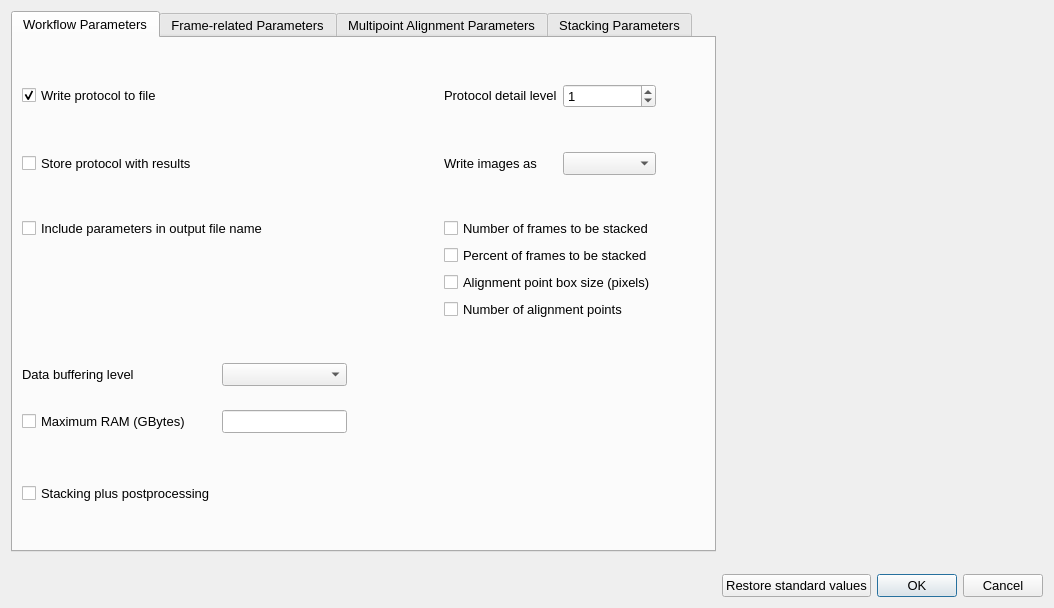
<?xml version="1.0" encoding="UTF-8"?>
<ui version="4.0">
 <class>ConfigurationDialog</class>
 <widget class="QDialog" name="ConfigurationDialog">
  <property name="geometry">
   <rect>
    <x>0</x>
    <y>0</y>
    <width>1054</width>
    <height>608</height>
   </rect>
  </property>
  <property name="font">
   <font>
    <pointsize>10</pointsize>
   </font>
  </property>
  <property name="windowTitle">
   <string>Parameter Configuration</string>
  </property>
  <layout class="QGridLayout" name="GridLayout" columnstretch="5,0,0,0">
   <property name="verticalSpacing">
    <number>22</number>
   </property>
   <item row="2" column="0">
    <spacer name="horizontalSpacer">
     <property name="orientation">
      <enum>Qt::Horizontal</enum>
     </property>
     <property name="sizeHint" stdset="0">
      <size>
       <width>40</width>
       <height>20</height>
      </size>
     </property>
    </spacer>
   </item>
   <item row="2" column="2" colspan="2">
    <widget class="QDialogButtonBox" name="buttonBox">
     <property name="standardButtons">
      <set>QDialogButtonBox::Cancel|QDialogButtonBox::Ok</set>
     </property>
    </widget>
   </item>
   <item row="2" column="1">
    <widget class="QPushButton" name="restore_standard_values">
     <property name="toolTip">
      <string>Reset parameters to original values. In most cases they should give satisfactory results.</string>
     </property>
     <property name="text">
      <string>Restore standard values</string>
     </property>
    </widget>
   </item>
   <item row="0" column="0">
    <widget class="QTabWidget" name="tabWidget">
     <property name="sizePolicy">
      <sizepolicy hsizetype="MinimumExpanding" vsizetype="Expanding">
       <horstretch>0</horstretch>
       <verstretch>0</verstretch>
      </sizepolicy>
     </property>
     <property name="minimumSize">
      <size>
       <width>700</width>
       <height>0</height>
      </size>
     </property>
     <property name="currentIndex">
      <number>0</number>
     </property>
     <widget class="QWidget" name="tab_workflow">
      <attribute name="title">
       <string>Workflow Parameters</string>
      </attribute>
      <layout class="QGridLayout" name="gridLayout" rowstretch="0,0,0,0,0,0,0,0,0,0,0,0,0,0,0,0,0,0,0,0" columnstretch="0,0,0,4,0,0,0,2">
       <item row="11" column="1">
        <spacer name="verticalSpacer_18">
         <property name="orientation">
          <enum>Qt::Vertical</enum>
         </property>
         <property name="sizeHint" stdset="0">
          <size>
           <width>20</width>
           <height>40</height>
          </size>
         </property>
        </spacer>
       </item>
       <item row="0" column="1">
        <spacer name="verticalSpacer_12">
         <property name="orientation">
          <enum>Qt::Vertical</enum>
         </property>
         <property name="sizeHint" stdset="0">
          <size>
           <width>20</width>
           <height>40</height>
          </size>
         </property>
        </spacer>
       </item>
       <item row="7" column="5" colspan="2">
        <widget class="QCheckBox" name="nfs_checkBox">
         <property name="text">
          <string>Number of frames to be stacked</string>
         </property>
        </widget>
       </item>
       <item row="16" column="1">
        <widget class="QCheckBox" name="mr_checkBox">
         <property name="text">
          <string>Maximum RAM (GBytes)</string>
         </property>
        </widget>
       </item>
       <item row="18" column="1">
        <widget class="QCheckBox" name="spp_checkBox">
         <property name="toolTip">
          <string>Postprocess the stacked image immediately after stacking,
rather than in a separate job</string>
         </property>
         <property name="text">
          <string>Stacking plus postprocessing</string>
         </property>
        </widget>
       </item>
       <item row="1" column="6">
        <widget class="QSpinBox" name="gppl_spinBox">
         <property name="maximum">
          <number>2</number>
         </property>
         <property name="value">
          <number>1</number>
         </property>
        </widget>
       </item>
       <item row="8" column="5" colspan="2">
        <widget class="QCheckBox" name="pfs_checkBox">
         <property name="text">
          <string>Percent of frames to be stacked</string>
         </property>
        </widget>
       </item>
       <item row="16" column="2">
        <widget class="QLineEdit" name="mr_lineEdit"/>
       </item>
       <item row="3" column="6">
        <widget class="QComboBox" name="gpif_comboBox"/>
       </item>
       <item row="19" column="1">
        <spacer name="verticalSpacer_20">
         <property name="orientation">
          <enum>Qt::Vertical</enum>
         </property>
         <property name="sizeHint" stdset="0">
          <size>
           <width>20</width>
           <height>40</height>
          </size>
         </property>
        </spacer>
       </item>
       <item row="10" column="5" colspan="2">
        <widget class="QCheckBox" name="nap_checkBox">
         <property name="text">
          <string>Number of alignment points</string>
         </property>
        </widget>
       </item>
       <item row="3" column="1">
        <widget class="QCheckBox" name="gpspwr_checkBox">
         <property name="toolTip">
          <string>Check if for each job the corresponding protocol section should be stored along with the stacked image.</string>
         </property>
         <property name="text">
          <string>Store protocol with results</string>
         </property>
        </widget>
       </item>
       <item row="7" column="1" colspan="2">
        <widget class="QCheckBox" name="ipfn_checkBox">
         <property name="toolTip">
          <string>The user can choose which parameter values are encoded in the name of the stacking output file name.</string>
         </property>
         <property name="text">
          <string>Include parameters in output file name</string>
         </property>
        </widget>
       </item>
       <item row="9" column="5" colspan="2">
        <widget class="QCheckBox" name="apbs_checkBox">
         <property name="text">
          <string>Alignment point box size (pixels)</string>
         </property>
        </widget>
       </item>
       <item row="17" column="1">
        <spacer name="verticalSpacer">
         <property name="orientation">
          <enum>Qt::Vertical</enum>
         </property>
         <property name="sizeHint" stdset="0">
          <size>
           <width>20</width>
           <height>40</height>
          </size>
         </property>
        </spacer>
       </item>
       <item row="12" column="2">
        <widget class="QComboBox" name="gpbl_combobox"/>
       </item>
       <item row="4" column="1">
        <spacer name="verticalSpacer_14">
         <property name="orientation">
          <enum>Qt::Vertical</enum>
         </property>
         <property name="sizeHint" stdset="0">
          <size>
           <width>20</width>
           <height>40</height>
          </size>
         </property>
        </spacer>
       </item>
       <item row="2" column="1">
        <spacer name="verticalSpacer_13">
         <property name="orientation">
          <enum>Qt::Vertical</enum>
         </property>
         <property name="sizeHint" stdset="0">
          <size>
           <width>20</width>
           <height>40</height>
          </size>
         </property>
        </spacer>
       </item>
       <item row="12" column="1">
        <widget class="QLabel" name="gpbl_label_parameter">
         <property name="toolTip">
          <string>Level of data buffering, 0 for no buffering, 4 for buffering all frames and intermediate results.</string>
         </property>
         <property name="text">
          <string>Data buffering level</string>
         </property>
         <property name="alignment">
          <set>Qt::AlignLeading|Qt::AlignLeft|Qt::AlignVCenter</set>
         </property>
        </widget>
       </item>
       <item row="1" column="5">
        <widget class="QLabel" name="gppl_label_parameter">
         <property name="sizePolicy">
          <sizepolicy hsizetype="Preferred" vsizetype="Fixed">
           <horstretch>0</horstretch>
           <verstretch>0</verstretch>
          </sizepolicy>
         </property>
         <property name="toolTip">
          <string>Level of detail of protocol: 0 for nothing, 1 for major steps only, 2 for detailed info.</string>
         </property>
         <property name="text">
          <string>Protocol detail level</string>
         </property>
         <property name="alignment">
          <set>Qt::AlignLeading|Qt::AlignLeft|Qt::AlignVCenter</set>
         </property>
        </widget>
       </item>
       <item row="3" column="5">
        <widget class="QLabel" name="gpif_label_parameter">
         <property name="toolTip">
          <string>Stacked and postprocessed images can be written either in &quot;png&quot;, &quot;tiff&quot; or &quot;fits&quot; format.</string>
         </property>
         <property name="text">
          <string>Write images as</string>
         </property>
         <property name="alignment">
          <set>Qt::AlignLeading|Qt::AlignLeft|Qt::AlignVCenter</set>
         </property>
        </widget>
       </item>
       <item row="1" column="1">
        <widget class="QCheckBox" name="gpwptf_checkBox">
         <property name="toolTip">
          <string>Append a protocol of this program execution to the text file &quot;PlanetarySystemStacker.log&quot; in the user's home directory.</string>
         </property>
         <property name="text">
          <string>Write protocol to file</string>
         </property>
         <property name="checked">
          <bool>true</bool>
         </property>
        </widget>
       </item>
       <item row="1" column="7">
        <spacer name="horizontalSpacer_2">
         <property name="orientation">
          <enum>Qt::Horizontal</enum>
         </property>
         <property name="sizeHint" stdset="0">
          <size>
           <width>40</width>
           <height>20</height>
          </size>
         </property>
        </spacer>
       </item>
       <item row="12" column="4" rowspan="7" colspan="4">
        <widget class="QLabel" name="mr_label">
         <property name="text">
          <string/>
         </property>
         <property name="alignment">
          <set>Qt::AlignLeading|Qt::AlignLeft|Qt::AlignTop</set>
         </property>
         <property name="wordWrap">
          <bool>true</bool>
         </property>
        </widget>
       </item>
      </layout>
     </widget>
     <widget class="QWidget" name="tab_frames">
      <attribute name="title">
       <string>Frame-related Parameters</string>
      </attribute>
      <layout class="QGridLayout" name="gridLayout_2" rowstretch="3,3,3,3,3,0,3,3,3,3,3,3,3,0,0" columnstretch="3,1,2,2,1,2,7">
       <item row="13" column="0">
        <spacer name="verticalSpacer_2">
         <property name="orientation">
          <enum>Qt::Vertical</enum>
         </property>
         <property name="sizeHint" stdset="0">
          <size>
           <width>20</width>
           <height>40</height>
          </size>
         </property>
        </spacer>
       </item>
       <item row="3" column="0">
        <spacer name="verticalSpacer_8">
         <property name="orientation">
          <enum>Qt::Vertical</enum>
         </property>
         <property name="sizeHint" stdset="0">
          <size>
           <width>20</width>
           <height>40</height>
          </size>
         </property>
        </spacer>
       </item>
       <item row="14" column="0">
        <widget class="QCheckBox" name="efs_checkBox">
         <property name="toolTip">
          <string>Include a dialog where the user can select frames which should not be used in the stacking workflow.</string>
         </property>
         <property name="text">
          <string>Dialog to exclude frames from stacking</string>
         </property>
        </widget>
       </item>
       <item row="7" column="2" colspan="2">
        <widget class="QComboBox" name="afm_comboBox">
         <property name="currentText">
          <string/>
         </property>
         <property name="currentIndex">
          <number>-1</number>
         </property>
         <property name="maxVisibleItems">
          <number>2</number>
         </property>
        </widget>
       </item>
       <item row="8" column="0">
        <widget class="QCheckBox" name="afa_checkBox">
         <property name="toolTip">
          <string>Only for &quot;Surface&quot; mode: Identify frame stabilization patch automatically.</string>
         </property>
         <property name="text">
          <string>Automatic frame stabilization</string>
         </property>
         <property name="checked">
          <bool>true</bool>
         </property>
        </widget>
       </item>
       <item row="9" column="0">
        <widget class="QLabel" name="afrsf_label_parameter">
         <property name="toolTip">
          <string>Only for &quot;Surface&quot; mode: Size of the stabilization patch relative to the frame size.</string>
         </property>
         <property name="text">
          <string>Stabilization patch size (% of frame size)</string>
         </property>
        </widget>
       </item>
       <item row="4" column="2" colspan="2">
        <widget class="QSlider" name="fgw_slider_value">
         <property name="minimum">
          <number>1</number>
         </property>
         <property name="maximum">
          <number>6</number>
         </property>
         <property name="singleStep">
          <number>1</number>
         </property>
         <property name="pageStep">
          <number>1</number>
         </property>
         <property name="value">
          <number>4</number>
         </property>
         <property name="sliderPosition">
          <number>4</number>
         </property>
         <property name="orientation">
          <enum>Qt::Horizontal</enum>
         </property>
        </widget>
       </item>
       <item row="12" column="0">
        <widget class="QLabel" name="afafp_label_parameter">
         <property name="toolTip">
          <string>The reference frame for the multipoint alignment is computed as the average of the best frames. This value specifies the number of frames to be used.</string>
         </property>
         <property name="text">
          <string>Percentage of best frames for
reference frame computation</string>
         </property>
        </widget>
       </item>
       <item row="4" column="5">
        <widget class="QLabel" name="fgw_label_display">
         <property name="text">
          <string>TextLabel</string>
         </property>
        </widget>
       </item>
       <item row="4" column="4">
        <spacer name="horizontalSpacer_5">
         <property name="orientation">
          <enum>Qt::Horizontal</enum>
         </property>
         <property name="sizeHint" stdset="0">
          <size>
           <width>36</width>
           <height>20</height>
          </size>
         </property>
        </spacer>
       </item>
       <item row="9" column="5">
        <widget class="QLabel" name="afrsf_label_display">
         <property name="text">
          <string>TextLabel</string>
         </property>
        </widget>
       </item>
       <item row="11" column="0">
        <spacer name="verticalSpacer_7">
         <property name="orientation">
          <enum>Qt::Vertical</enum>
         </property>
         <property name="sizeHint" stdset="0">
          <size>
           <width>20</width>
           <height>40</height>
          </size>
         </property>
        </spacer>
       </item>
       <item row="12" column="5">
        <widget class="QLabel" name="afafp_label_display">
         <property name="text">
          <string>TextLabel</string>
         </property>
        </widget>
       </item>
       <item row="10" column="5">
        <widget class="QLabel" name="afsw_label_display">
         <property name="text">
          <string>TextLabel</string>
         </property>
        </widget>
       </item>
       <item row="4" column="0">
        <widget class="QLabel" name="fgw_label_parameter">
         <property name="toolTip">
          <string>In the presence of noise in the image, shift detection between frames can be misled by spurious local minima.
Gaussian blur can help finding the global optimum. Try higher values for noisy images.</string>
         </property>
         <property name="text">
          <string>Noise level (add Gaussian blur)</string>
         </property>
        </widget>
       </item>
       <item row="10" column="0">
        <widget class="QLabel" name="afsw_label_parameter">
         <property name="toolTip">
          <string>Only for &quot;Surface&quot; mode: Maximum allowed shift of consecutive frames per coordinate direction in pixels.</string>
         </property>
         <property name="text">
          <string>Stabilization search width (pixels)</string>
         </property>
        </widget>
       </item>
       <item row="12" column="2" colspan="2">
        <widget class="QSlider" name="afafp_slider_value">
         <property name="minimum">
          <number>3</number>
         </property>
         <property name="maximum">
          <number>30</number>
         </property>
         <property name="singleStep">
          <number>3</number>
         </property>
         <property name="pageStep">
          <number>3</number>
         </property>
         <property name="value">
          <number>6</number>
         </property>
         <property name="orientation">
          <enum>Qt::Horizontal</enum>
         </property>
        </widget>
       </item>
       <item row="4" column="1">
        <spacer name="horizontalSpacer_4">
         <property name="orientation">
          <enum>Qt::Horizontal</enum>
         </property>
         <property name="sizeHint" stdset="0">
          <size>
           <width>40</width>
           <height>25</height>
          </size>
         </property>
        </spacer>
       </item>
       <item row="5" column="0" rowspan="2">
        <spacer name="verticalSpacer_6">
         <property name="orientation">
          <enum>Qt::Vertical</enum>
         </property>
         <property name="sizeHint" stdset="0">
          <size>
           <width>20</width>
           <height>40</height>
          </size>
         </property>
        </spacer>
       </item>
       <item row="0" column="0">
        <spacer name="verticalSpacer_15">
         <property name="orientation">
          <enum>Qt::Vertical</enum>
         </property>
         <property name="sizeHint" stdset="0">
          <size>
           <width>20</width>
           <height>40</height>
          </size>
         </property>
        </spacer>
       </item>
       <item row="1" column="0">
        <widget class="QLabel" name="fdb_label_parameter">
         <property name="toolTip">
          <string>Default debayering pattern used if no other pattern is specified for the current job. This pattern is used in creating master frames as well.</string>
         </property>
         <property name="text">
          <string>Debayering default</string>
         </property>
        </widget>
       </item>
       <item row="9" column="2" colspan="2">
        <widget class="QSlider" name="afrsf_slider_value">
         <property name="minimum">
          <number>5</number>
         </property>
         <property name="maximum">
          <number>80</number>
         </property>
         <property name="singleStep">
          <number>5</number>
         </property>
         <property name="pageStep">
          <number>5</number>
         </property>
         <property name="value">
          <number>25</number>
         </property>
         <property name="sliderPosition">
          <number>25</number>
         </property>
         <property name="orientation">
          <enum>Qt::Horizontal</enum>
         </property>
        </widget>
       </item>
       <item row="10" column="2" colspan="2">
        <widget class="QSlider" name="afsw_slider_value">
         <property name="minimum">
          <number>5</number>
         </property>
         <property name="maximum">
          <number>150</number>
         </property>
         <property name="singleStep">
          <number>5</number>
         </property>
         <property name="pageStep">
          <number>5</number>
         </property>
         <property name="value">
          <number>20</number>
         </property>
         <property name="orientation">
          <enum>Qt::Horizontal</enum>
         </property>
        </widget>
       </item>
       <item row="4" column="6">
        <spacer name="horizontalSpacer_6">
         <property name="orientation">
          <enum>Qt::Horizontal</enum>
         </property>
         <property name="sizeHint" stdset="0">
          <size>
           <width>271</width>
           <height>20</height>
          </size>
         </property>
        </spacer>
       </item>
       <item row="7" column="0">
        <widget class="QLabel" name="afm_label_parameter">
         <property name="toolTip">
          <string>All frames have to be globally aligned with each other before stacking. Two modes are supported: &quot;Surface&quot; and &quot;Planetary&quot;.
In &quot;Surface&quot; mode (moon, sun) a patch with sufficient local contrast is used for image registration.
In &quot;Planetary&quot; mode, the &quot;centers of gravity&quot; of all frames are registered with each other.</string>
         </property>
         <property name="text">
          <string>Frame stabilization  mode</string>
         </property>
        </widget>
       </item>
       <item row="14" column="2" colspan="4">
        <widget class="QCheckBox" name="fco_checkBox">
         <property name="toolTip">
          <string>The time span from which frames are taken for computing the reference frame is restricted to avoid blur.</string>
         </property>
         <property name="text">
          <string>Object is changing fast (e.g. Jupiter, Sun)</string>
         </property>
        </widget>
       </item>
       <item row="2" column="0">
        <widget class="QLabel" name="fdbm_label_parameter">
         <property name="text">
          <string>Debayering method</string>
         </property>
        </widget>
       </item>
       <item row="1" column="2" colspan="4">
        <widget class="QComboBox" name="fdb_comboBox"/>
       </item>
       <item row="2" column="2" colspan="4">
        <widget class="QComboBox" name="fdbm_comboBox"/>
       </item>
      </layout>
     </widget>
     <widget class="QWidget" name="tab_alignment">
      <attribute name="title">
       <string>Multipoint Alignment Parameters</string>
      </attribute>
      <layout class="QGridLayout" name="gridLayout_3" rowstretch="1,3,1,3,1,3,1,3,12" columnstretch="3,1,4,1,1,7">
       <item row="3" column="2">
        <widget class="QSlider" name="apsw_slider_value">
         <property name="minimum">
          <number>6</number>
         </property>
         <property name="maximum">
          <number>30</number>
         </property>
         <property name="singleStep">
          <number>2</number>
         </property>
         <property name="pageStep">
          <number>2</number>
         </property>
         <property name="value">
          <number>10</number>
         </property>
         <property name="orientation">
          <enum>Qt::Horizontal</enum>
         </property>
        </widget>
       </item>
       <item row="5" column="0">
        <widget class="QLabel" name="apst_label_parameter">
         <property name="toolTip">
          <string>In the automatic construction of alignment point grids, points are discarded if there is too little local structure.
Higher values result in more points to be discarded. If the value is too low, unreliable alignment points are included.</string>
         </property>
         <property name="text">
          <string>Minimum structure</string>
         </property>
        </widget>
       </item>
       <item row="5" column="2">
        <widget class="QSlider" name="apst_slider_value">
         <property name="minimum">
          <number>1</number>
         </property>
         <property name="maximum">
          <number>30</number>
         </property>
         <property name="pageStep">
          <number>5</number>
         </property>
         <property name="value">
          <number>5</number>
         </property>
         <property name="orientation">
          <enum>Qt::Horizontal</enum>
         </property>
        </widget>
       </item>
       <item row="3" column="4">
        <widget class="QLabel" name="apsw_label_display">
         <property name="text">
          <string>TextLabel</string>
         </property>
        </widget>
       </item>
       <item row="3" column="0">
        <widget class="QLabel" name="apsw_label_parameter">
         <property name="toolTip">
          <string>Maximum allowed local warp per coordinate direction.</string>
         </property>
         <property name="text">
          <string>Max. alignment search width (pixels)</string>
         </property>
        </widget>
       </item>
       <item row="5" column="4">
        <widget class="QLabel" name="apst_label_display">
         <property name="text">
          <string>TextLabel</string>
         </property>
        </widget>
       </item>
       <item row="1" column="2">
        <widget class="QSlider" name="aphbw_slider_value">
         <property name="minimum">
          <number>20</number>
         </property>
         <property name="maximum">
          <number>140</number>
         </property>
         <property name="singleStep">
          <number>4</number>
         </property>
         <property name="pageStep">
          <number>4</number>
         </property>
         <property name="value">
          <number>40</number>
         </property>
         <property name="orientation">
          <enum>Qt::Horizontal</enum>
         </property>
        </widget>
       </item>
       <item row="1" column="4">
        <widget class="QLabel" name="aphbw_label_display">
         <property name="text">
          <string>TextLabel</string>
         </property>
        </widget>
       </item>
       <item row="8" column="1">
        <spacer name="verticalSpacer_3">
         <property name="orientation">
          <enum>Qt::Vertical</enum>
         </property>
         <property name="sizeHint" stdset="0">
          <size>
           <width>20</width>
           <height>40</height>
          </size>
         </property>
        </spacer>
       </item>
       <item row="1" column="1">
        <spacer name="horizontalSpacer_8">
         <property name="orientation">
          <enum>Qt::Horizontal</enum>
         </property>
         <property name="sizeHint" stdset="0">
          <size>
           <width>40</width>
           <height>20</height>
          </size>
         </property>
        </spacer>
       </item>
       <item row="1" column="3">
        <spacer name="horizontalSpacer_7">
         <property name="orientation">
          <enum>Qt::Horizontal</enum>
         </property>
         <property name="sizeHint" stdset="0">
          <size>
           <width>44</width>
           <height>20</height>
          </size>
         </property>
        </spacer>
       </item>
       <item row="7" column="2">
        <widget class="QSlider" name="apbt_slider_value">
         <property name="minimum">
          <number>2</number>
         </property>
         <property name="maximum">
          <number>50</number>
         </property>
         <property name="singleStep">
          <number>2</number>
         </property>
         <property name="pageStep">
          <number>2</number>
         </property>
         <property name="value">
          <number>10</number>
         </property>
         <property name="orientation">
          <enum>Qt::Horizontal</enum>
         </property>
        </widget>
       </item>
       <item row="1" column="5">
        <spacer name="horizontalSpacer_9">
         <property name="orientation">
          <enum>Qt::Horizontal</enum>
         </property>
         <property name="sizeHint" stdset="0">
          <size>
           <width>40</width>
           <height>20</height>
          </size>
         </property>
        </spacer>
       </item>
       <item row="7" column="0">
        <widget class="QLabel" name="apbt_label_parameter">
         <property name="toolTip">
          <string>In the automatic construction of alignment point grids, points are discarded if no pixels in the surrounding box are bright enough.
Higher values result in more points to be discarded. If the value is too low, unreliable alignment points are included.</string>
         </property>
         <property name="text">
          <string>Minimum brightness</string>
         </property>
        </widget>
       </item>
       <item row="2" column="0">
        <spacer name="verticalSpacer_9">
         <property name="orientation">
          <enum>Qt::Vertical</enum>
         </property>
         <property name="sizeHint" stdset="0">
          <size>
           <width>20</width>
           <height>40</height>
          </size>
         </property>
        </spacer>
       </item>
       <item row="4" column="0">
        <spacer name="verticalSpacer_10">
         <property name="orientation">
          <enum>Qt::Vertical</enum>
         </property>
         <property name="sizeHint" stdset="0">
          <size>
           <width>20</width>
           <height>40</height>
          </size>
         </property>
        </spacer>
       </item>
       <item row="7" column="4">
        <widget class="QLabel" name="apbt_label_display">
         <property name="text">
          <string>TextLabel</string>
         </property>
        </widget>
       </item>
       <item row="1" column="0">
        <widget class="QLabel" name="aphbw_label_parameter">
         <property name="toolTip">
          <string>Size of the quadratic box around an alignment point used to measure the local shift.
Smaller values result in better resolution of locality, but shift detection can fail if local contrast is low.</string>
         </property>
         <property name="text">
          <string>Alignment box width (pixels)</string>
         </property>
        </widget>
       </item>
       <item row="6" column="0">
        <spacer name="verticalSpacer_11">
         <property name="orientation">
          <enum>Qt::Vertical</enum>
         </property>
         <property name="sizeHint" stdset="0">
          <size>
           <width>20</width>
           <height>40</height>
          </size>
         </property>
        </spacer>
       </item>
       <item row="0" column="0">
        <spacer name="verticalSpacer_16">
         <property name="orientation">
          <enum>Qt::Vertical</enum>
         </property>
         <property name="sizeHint" stdset="0">
          <size>
           <width>20</width>
           <height>40</height>
          </size>
         </property>
        </spacer>
       </item>
      </layout>
     </widget>
     <widget class="QWidget" name="tab_stacking">
      <attribute name="title">
       <string>Stacking Parameters</string>
      </attribute>
      <layout class="QGridLayout" name="gridLayout_4" rowstretch="1,3,1,3,3,1,3,1,3,3,7" columnstretch="2,1,3,1,2,7">
       <item row="4" column="0">
        <widget class="QLabel" name="fnt_label_parameter">
         <property name="toolTip">
          <string>Pixels with brightness below this value will not be included in normalization.
This reduces the effect of background noise in the dark space around the object.</string>
         </property>
         <property name="text">
          <string>Normalization black cut-off</string>
         </property>
        </widget>
       </item>
       <item row="4" column="4">
        <widget class="QLabel" name="fnt_label_display">
         <property name="text">
          <string>TextLabel</string>
         </property>
        </widget>
       </item>
       <item row="2" column="0">
        <spacer name="verticalSpacer_5">
         <property name="orientation">
          <enum>Qt::Vertical</enum>
         </property>
         <property name="sizeHint" stdset="0">
          <size>
           <width>20</width>
           <height>40</height>
          </size>
         </property>
        </spacer>
       </item>
       <item row="3" column="0" colspan="3">
        <widget class="QCheckBox" name="fn_checkBox">
         <property name="toolTip">
          <string>Normalize the brightness of all frames. This will improve the ranking of frames and alignment patches, and reduce frame blending artifacts in stacking.</string>
         </property>
         <property name="text">
          <string>Normalize frame brightness</string>
         </property>
        </widget>
       </item>
       <item row="0" column="0">
        <spacer name="verticalSpacer_17">
         <property name="orientation">
          <enum>Qt::Vertical</enum>
         </property>
         <property name="sizeHint" stdset="0">
          <size>
           <width>20</width>
           <height>40</height>
          </size>
         </property>
        </spacer>
       </item>
       <item row="4" column="2">
        <widget class="QSlider" name="fnt_slider_value">
         <property name="maximum">
          <number>40</number>
         </property>
         <property name="pageStep">
          <number>2</number>
         </property>
         <property name="orientation">
          <enum>Qt::Horizontal</enum>
         </property>
        </widget>
       </item>
       <item row="6" column="0">
        <widget class="QLabel" name="sfdfs_label_parameter">
         <property name="toolTip">
          <string>During stacking, the number of pixels in each coordinate direction is multiplied with this factor.</string>
         </property>
         <property name="text">
          <string>Use drizzling factor in stacking</string>
         </property>
        </widget>
       </item>
       <item row="5" column="0">
        <spacer name="verticalSpacer_19">
         <property name="orientation">
          <enum>Qt::Vertical</enum>
         </property>
         <property name="sizeHint" stdset="0">
          <size>
           <width>20</width>
           <height>40</height>
          </size>
         </property>
        </spacer>
       </item>
       <item row="10" column="0">
        <spacer name="verticalSpacer_4">
         <property name="orientation">
          <enum>Qt::Vertical</enum>
         </property>
         <property name="sizeHint" stdset="0">
          <size>
           <width>20</width>
           <height>40</height>
          </size>
         </property>
        </spacer>
       </item>
       <item row="6" column="2">
        <widget class="QComboBox" name="sfdfs_comboBox"/>
       </item>
       <item row="4" column="1">
        <spacer name="horizontalSpacer_10">
         <property name="orientation">
          <enum>Qt::Horizontal</enum>
         </property>
         <property name="sizeHint" stdset="0">
          <size>
           <width>40</width>
           <height>20</height>
          </size>
         </property>
        </spacer>
       </item>
       <item row="4" column="3">
        <spacer name="horizontalSpacer_11">
         <property name="orientation">
          <enum>Qt::Horizontal</enum>
         </property>
         <property name="sizeHint" stdset="0">
          <size>
           <width>40</width>
           <height>20</height>
          </size>
         </property>
        </spacer>
       </item>
       <item row="4" column="5">
        <spacer name="horizontalSpacer_12">
         <property name="orientation">
          <enum>Qt::Horizontal</enum>
         </property>
         <property name="sizeHint" stdset="0">
          <size>
           <width>40</width>
           <height>20</height>
          </size>
         </property>
        </spacer>
       </item>
       <item row="1" column="0" colspan="3">
        <widget class="QComboBox" name="apfp_comboBox">
         <property name="toolTip">
          <string>At each alignment point the same number of frames are stacked.
This value can either be specified explicitly or by the percentage
of the total number of frames.</string>
         </property>
        </widget>
       </item>
       <item row="1" column="3" colspan="2">
        <widget class="QSpinBox" name="apfp_spinBox">
         <property name="minimum">
          <number>1</number>
         </property>
        </widget>
       </item>
       <item row="7" column="0">
        <spacer name="verticalSpacer_fw">
         <property name="orientation">
          <enum>Qt::Vertical</enum>
         </property>
         <property name="sizeHint" stdset="0">
          <size>
           <width>20</width>
           <height>40</height>
          </size>
         </property>
        </spacer>
       </item>
       <item row="8" column="0">
        <widget class="QLabel" name="sffw_label_parameter">
         <property name="toolTip">
          <string>Weight the frames per spatial frequency by their sharpness at each alignment point:
coarse structure is averaged over all stacked frames as before, fine detail comes mostly
from the frames that are sharp there. 0 = off (plain average), 1.0 is a good start.
The gain is largest when the seeing varies from frame to frame. Not used with drizzling.</string>
         </property>
         <property name="text">
          <string>Frequency-dependent frame weighting</string>
         </property>
        </widget>
       </item>
       <item row="8" column="2">
        <widget class="QSlider" name="sffw_slider_value">
         <property name="maximum">
          <number>20</number>
         </property>
         <property name="pageStep">
          <number>5</number>
         </property>
         <property name="orientation">
          <enum>Qt::Horizontal</enum>
         </property>
        </widget>
       </item>
       <item row="8" column="4">
        <widget class="QLabel" name="sffw_label_display">
         <property name="text">
          <string>TextLabel</string>
         </property>
        </widget>
       </item>
       <item row="9" column="0" colspan="3">
        <widget class="QCheckBox" name="sfsp_checkBox">
         <property name="toolTip">
          <string>Shift the alignment point patches by fractions of a pixel (interpolated) instead of
rounding the shifts to whole pixels. Not used with drizzling.</string>
         </property>
         <property name="text">
          <string>Sub-pixel accurate stacking</string>
         </property>
        </widget>
       </item>
      </layout>
     </widget>
    </widget>
   </item>
  </layout>
 </widget>
 <resources/>
 <connections>
  <connection>
   <sender>apsw_slider_value</sender>
   <signal>valueChanged(int)</signal>
   <receiver>apsw_label_display</receiver>
   <slot>setNum(int)</slot>
   <hints>
    <hint type="sourcelabel">
     <x>371</x>
     <y>134</y>
    </hint>
    <hint type="destinationlabel">
     <x>541</x>
     <y>134</y>
    </hint>
   </hints>
  </connection>
  <connection>
   <sender>aphbw_slider_value</sender>
   <signal>valueChanged(int)</signal>
   <receiver>aphbw_label_display</receiver>
   <slot>setNum(int)</slot>
   <hints>
    <hint type="sourcelabel">
     <x>371</x>
     <y>79</y>
    </hint>
    <hint type="destinationlabel">
     <x>541</x>
     <y>79</y>
    </hint>
   </hints>
  </connection>
  <connection>
   <sender>apbt_slider_value</sender>
   <signal>valueChanged(int)</signal>
   <receiver>apbt_label_display</receiver>
   <slot>setNum(int)</slot>
   <hints>
    <hint type="sourcelabel">
     <x>371</x>
     <y>242</y>
    </hint>
    <hint type="destinationlabel">
     <x>541</x>
     <y>242</y>
    </hint>
   </hints>
  </connection>
  <connection>
   <sender>afsw_slider_value</sender>
   <signal>valueChanged(int)</signal>
   <receiver>afsw_label_display</receiver>
   <slot>setNum(int)</slot>
   <hints>
    <hint type="sourcelabel">
     <x>387</x>
     <y>349</y>
    </hint>
    <hint type="destinationlabel">
     <x>558</x>
     <y>349</y>
    </hint>
   </hints>
  </connection>
  <connection>
   <sender>afrsf_slider_value</sender>
   <signal>valueChanged(int)</signal>
   <receiver>afrsf_label_display</receiver>
   <slot>setNum(int)</slot>
   <hints>
    <hint type="sourcelabel">
     <x>387</x>
     <y>321</y>
    </hint>
    <hint type="destinationlabel">
     <x>558</x>
     <y>321</y>
    </hint>
   </hints>
  </connection>
  <connection>
   <sender>afafp_slider_value</sender>
   <signal>valueChanged(int)</signal>
   <receiver>afafp_label_display</receiver>
   <slot>setNum(int)</slot>
   <hints>
    <hint type="sourcelabel">
     <x>387</x>
     <y>434</y>
    </hint>
    <hint type="destinationlabel">
     <x>558</x>
     <y>434</y>
    </hint>
   </hints>
  </connection>
 </connections>
</ui>
